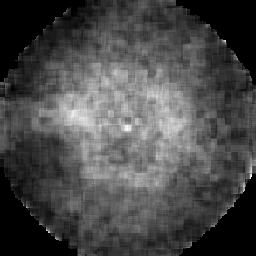
#> input picture _dist_heatmaps/Loc_p_defect_256.png, 256 x 256 px, given as the content of the folder D:/project/data/wm-811k/classification_chips/bank_boundary, which was not available
$ python gen_eval_set.py --out-root out.png
#> lines starting #> are read from the running program, lines starting #| are printed output that depends on the picture; after the words box and inside, x2 and y2 are one past the last pixel; in counts of white or black regions, pixels touching at a corner belong together; pictures that were not available may be replaced by others from this repository, and a replacement may not be noted
### chip_multilabel/constants.py
"""Constant definitions for chip multi-label evaluation.

11 evaluation classes:
- 4 single defects (training set, sigmoid-active class slot)
- 5 combo (2-defect overlay; scratch+scratch_rot excluded — same defect family)
- Normal (no defect active)
- Invalid (heuristic-detected: white + orange border)

The model is trained on TRAIN_CLASSES only (4-way single-label CE/Focal/ASL/BCE).
"""
from __future__ import annotations

from typing import Tuple

TRAIN_CLASSES: Tuple[str, ...] = (
    "bank_boundary",
    "fork",
    "scratch",
    "scratch_rot",
)

SINGLE_KEYS: Tuple[str, ...] = TRAIN_CLASSES

COMBO_KEYS: Tuple[str, ...] = (
    "bank_boundary+fork",
    "bank_boundary+scratch",
    "bank_boundary+scratch_rot",
    "fork+scratch",
    "fork+scratch_rot",
)

SPECIAL_KEYS: Tuple[str, ...] = ("Normal", "Invalid")

ALL_CLASS_KEYS: Tuple[str, ...] = SINGLE_KEYS + COMBO_KEYS + SPECIAL_KEYS

NUM_TRAIN = len(TRAIN_CLASSES)
NUM_ALL = len(ALL_CLASS_KEYS)

INFERENCE_VARIANTS: Tuple[str, ...] = (
    "I0",  # argmax (single-only baseline)
    "I1",  # softmax + per-class F1-max threshold
    "I2",  # sigmoid + fixed 0.5 threshold
    "I3",  # sigmoid + per-class F1-max threshold
    "I4",  # TS + sigmoid + per-class F1-max threshold
    # I5 (TTA stack) PERMANENTLY DROPPED: see notes.md "Hard Rules"
    # iter1 measured -0.018 macro_f1 vs I4. chip patterns rotation-sensitive.
    "I6",  # sigmoid + F1-max threshold + floor 0.3 (anti-degenerate)
    "I7",  # sigmoid + joint macro-F1 coord descent threshold (vs per-class binary F1)
    "I8",  # sigmoid + top-2 margin gating (combo only when 2nd >= margin*top1)
    "I9",  # per-class T (vs scalar T) + sigmoid + F1-max threshold
    "I10",  # I7 + softmax-entropy Normal short-circuit (high entropy -> Normal)
)
TRAIN_VARIANTS: Tuple[str, ...] = ("T0", "T1", "T2", "T3", "T4", "T5", "T6")

DEFAULT_BACKBONE_CKPT = (
    "D:/project/known-cnn/outputs/logs_chip/"
    "chip5_round4_v14_260505_061558_running/best_model.pth"
)
DEFAULT_CLASSIFICATION_CHIPS = "D:/project/data/wm-811k/classification_chips"


# [6 lines left out: function sort_label_pair, not called in this run]


def _build_key_to_labels() -> dict[str, frozenset[str]]:
    out: dict[str, frozenset[str]] = {}
    for k in SINGLE_KEYS:
        out[k] = frozenset({k})
    for k in COMBO_KEYS:
        out[k] = frozenset(k.split("+"))
    out["Normal"] = frozenset()
    out["Invalid"] = frozenset({"__INVALID__"})
    return out


KEY_TO_LABELS: dict[str, frozenset[str]] = _build_key_to_labels()
LABELS_TO_KEY: dict[frozenset[str], str] = {v: k for k, v in KEY_TO_LABELS.items()}


# [23 lines left out: function labels_to_class_key, not called in this run]

### chip_multilabel/gen_eval_set.py
"""Generate synthetic multi-label chip eval set (11 class).

Layout:
    <out_root>/
        bank_boundary/                         # 4 single-defect classes
        fork/
        scratch/
        scratch_rot/
        bank_boundary+fork/                    # 5 combo classes
        bank_boundary+scratch/
        bank_boundary+scratch_rot/
        fork+scratch/
        fork+scratch_rot/
        Normal/                                # synthesized
        Invalid/                               # synthesized (white + orange border)
        manifest.csv
        _preview/<class_key>.png               # 16-grid preview (4x4)
        _rejected/<reason>/                    # sanity check failures
"""
from __future__ import annotations

import argparse
import csv
import random
import shutil
from dataclasses import dataclass
from pathlib import Path
from typing import Dict, List, Tuple

import numpy as np
from PIL import Image, ImageDraw, ImageFont

from .constants import (COMBO_KEYS, DEFAULT_CLASSIFICATION_CHIPS, SINGLE_KEYS)

CHIP_SIZE = 200
ORANGE_RGB = (240, 160, 0)
GREY_PALETTE_GRADE_1_RGB = (155, 155, 155)


@dataclass
class GenStats:
    accepted: Dict[str, int]
    rejected: Dict[str, int]


def _load_chip_rgb(path: Path) -> np.ndarray:
    with Image.open(path) as im:
#> im is the input picture: PIL image 256x256 L; min 0, max 255, mean 73.1
        arr = np.array(im.convert("RGB"))
    if arr.shape != (CHIP_SIZE, CHIP_SIZE, 3):
        arr = np.array(Image.fromarray(arr).resize((CHIP_SIZE, CHIP_SIZE), Image.BILINEAR))
#> arr: shape (200, 200, 3)
    return arr


def _whiteness(arr: np.ndarray) -> float:
    diff = np.abs(arr.astype(np.int16) - 255).max(axis=-1)
    return float((diff <= 10).mean())


def _defect_pixel_ratio(arr: np.ndarray) -> float:
    """Approx: fraction of pixels not white and not grey-grade-1."""
    diff_white = np.abs(arr.astype(np.int16) - 255).max(axis=-1)
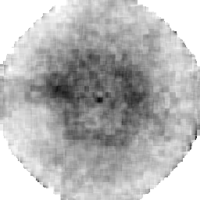
#> diff_white: shape (200, 200) int16; min 5, max 255, mean 181.9
    diff_grey = np.abs(arr.astype(np.int16) - 155).max(axis=-1)
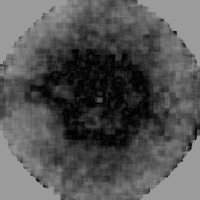
#> diff_grey: shape (200, 200) int16; min 0, max 155, mean 84.8
    not_white = diff_white > 10
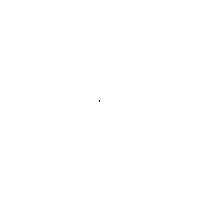
#> not_white: shape (200, 200) bool; 100% white; black in thin lines or dots, all inside (x1, y1, x2, y2) = (99, 100, 100, 102)
    not_grey = diff_grey > 10
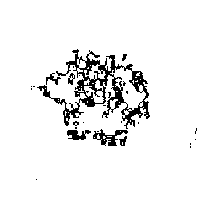
#> not_grey: shape (200, 200) bool; 93.1% white; 26 black regions (19 under 20 px), largest, box (x1, y1, x2, y2) and area: (37, 49, 150, 129) 2143, (93, 129, 128, 146) 232, (67, 130, 91, 140) 147
    return float((not_white & not_grey).mean())


def _min_blend(a: np.ndarray, b: np.ndarray) -> np.ndarray:
    """Pixel-wise min in RGB. White (255,255,255) is upper bound — any defect color
    is darker in at least one channel, so MIN preserves defects from either chip.
    Where both chips have a defect at the same pixel, MIN gives a mixed darker color
    (acceptable: 'still a defect, not white')."""
    return np.minimum(a, b)


# [33 lines left out: functions _make_normal_chip, _make_invalid_chip, not called in this run]


def _sanity_check(class_key: str, arr: np.ndarray, base1: np.ndarray | None,
                  base2: np.ndarray | None) -> Tuple[bool, str]:
    if class_key == "Normal":
        if _whiteness(arr) < 0.70:
            return False, "normal_low_white"
        return True, ""
    if class_key == "Invalid":
        if _whiteness(arr) < 0.80:
            return False, "invalid_low_white"
        # check orange border presence
        from .decision_tree import detect_invalid
        is_inv, _ = detect_invalid(arr, white_ratio_thresh=0.80)
        if not is_inv:
            return False, "invalid_no_border"
        return True, ""
    if "+" in class_key:
        if base1 is None or base2 is None:
            return False, "combo_missing_base"
        d_blend = _defect_pixel_ratio(arr)
        d1 = _defect_pixel_ratio(base1)
        d2 = _defect_pixel_ratio(base2)
        if d_blend < max(d1, d2) - 0.01:
            return False, "combo_defect_loss"
        return True, ""
    if class_key in SINGLE_KEYS:
        if _defect_pixel_ratio(arr) < 0.001:
            return False, "single_no_defect"
        return True, ""
    return False, "unknown_class_key"


def _save_chip_rgb(arr: np.ndarray, path: Path) -> None:
    path.parent.mkdir(parents=True, exist_ok=True)
    Image.fromarray(arr).save(path)


# [17 lines left out: function _build_preview, not called in this run]


def generate(out_root: Path, classification_chips_root: Path, per_class: int,
             seed: int) -> GenStats:
    rng = np.random.default_rng(seed)
    out_root.mkdir(parents=True, exist_ok=True)
    accepted: Dict[str, int] = {}
    rejected: Dict[str, int] = {}
    manifest_rows: List[Dict] = []

    src_chips: Dict[str, List[Path]] = {}
    for cls in SINGLE_KEYS:
        d = classification_chips_root / cls
        files = sorted(d.glob("*.png"))
        if not files:
            raise RuntimeError(f"no source chips at {d}")
        src_chips[cls] = files

    def _alloc(class_key: str) -> Path:
        d = out_root / class_key
        d.mkdir(parents=True, exist_ok=True)
        return d

    def _record(class_key: str, arr: np.ndarray, base1_path: str, base2_path: str,
                gen_method: str) -> bool:
        ok, reason = _sanity_check(
            class_key, arr,
            _load_chip_rgb(Path(base1_path)) if base1_path else None,
            _load_chip_rgb(Path(base2_path)) if base2_path else None,
        )
#> ok = True; reason = ''
        if not ok:
            rej_dir = out_root / "_rejected" / reason
            rej_dir.mkdir(parents=True, exist_ok=True)
            idx = rejected.get(class_key, 0)
            _save_chip_rgb(arr, rej_dir / f"{class_key}_{idx:04d}.png")
            rejected[class_key] = idx + 1
            return False
        idx = accepted.get(class_key, 0)
        cdir = _alloc(class_key)
        chip_name = f"{class_key}_{idx:04d}.png"
        chip_path = cdir / chip_name
        _save_chip_rgb(arr, chip_path)
        manifest_rows.append({
            "chip_path": str(chip_path),
            "class_key": class_key,
            "base1_path": base1_path,
            "base2_path": base2_path,
            "gen_method": gen_method,
        })
        accepted[class_key] = idx + 1
        return True

    # 1) single defects: resample with replacement
    for cls in SINGLE_KEYS:
        n_made = 0
        attempts = 0
        while n_made < per_class and attempts < per_class * 3:
            attempts += 1
            f = src_chips[cls][int(rng.integers(0, len(src_chips[cls])))]
            arr = _load_chip_rgb(f)
            if _record(cls, arr, str(f), "", "single_resample"):
                n_made += 1

    # 2) combos: max-blend
    for combo in COMBO_KEYS:
        a, b = combo.split("+")
#> a = 'bank_boundary'; b = 'fork'
        n_made = 0
        attempts = 0
        while n_made < per_class and attempts < per_class * 3:
            attempts += 1
            fa = src_chips[a][int(rng.integers(0, len(src_chips[a])))]
            fb = src_chips[b][int(rng.integers(0, len(src_chips[b])))]
            arr_a = _load_chip_rgb(fa)
            arr_b = _load_chip_rgb(fb)
            blended = _min_blend(arr_a, arr_b)
            if _record(combo, blended, str(fa), str(fb), "min_blend"):
                n_made += 1

    # 3) normal
    n_made = 0
    while n_made < per_class:
        arr = _make_normal_chip(rng)
        if _record("Normal", arr, "", "", "synth_baseline"):
            n_made += 1

    # 4) invalid
    n_made = 0
    while n_made < per_class:
        arr = _make_invalid_chip(rng)
        if _record("Invalid", arr, "", "", "synth_invalid_white_border"):
            n_made += 1

    # manifest + previews
    with open(out_root / "manifest.csv", "w", newline="", encoding="utf-8") as f:
        w = csv.DictWriter(f, fieldnames=["chip_path", "class_key", "base1_path", "base2_path", "gen_method"])
        w.writeheader()
        w.writerows(manifest_rows)

    preview_dir = out_root / "_preview"
    for class_key in list(accepted.keys()):
        _build_preview(class_key, out_root / class_key, preview_dir / f"{class_key}.png")

    return GenStats(accepted=accepted, rejected=rejected)


def main() -> None:
    ap = argparse.ArgumentParser()
    ap.add_argument("--out-root", required=True)
    ap.add_argument("--per-class", type=int, default=200)
    ap.add_argument("--classification-chips-root", default=DEFAULT_CLASSIFICATION_CHIPS)
    ap.add_argument("--seed", type=int, default=42)
    ap.add_argument("--clear", action="store_true",
                    help="DELETE existing out_root/ before generating (DANGEROUS — disabled by default)")
    args = ap.parse_args()

    out_root = Path(args.out_root)
    if args.clear and out_root.exists():
        print(f"[WARN] removing existing {out_root}")
        shutil.rmtree(out_root)

    stats = generate(out_root, Path(args.classification_chips_root), args.per_class, args.seed)
    total_acc = sum(stats.accepted.values())
    total_rej = sum(stats.rejected.values())
    print(f"\n[gen] accepted total: {total_acc}")
    for k, v in sorted(stats.accepted.items()):
        print(f"  {k}: {v}")
    if total_rej > 0:
        print(f"\n[gen] rejected total: {total_rej}")
        for k, v in sorted(stats.rejected.items()):
            print(f"  {k}: {v}")
    print(f"\n[gen] out: {out_root}")


if __name__ == "__main__":
#> (the run stopped early here; a loop or call above may not have finished)
